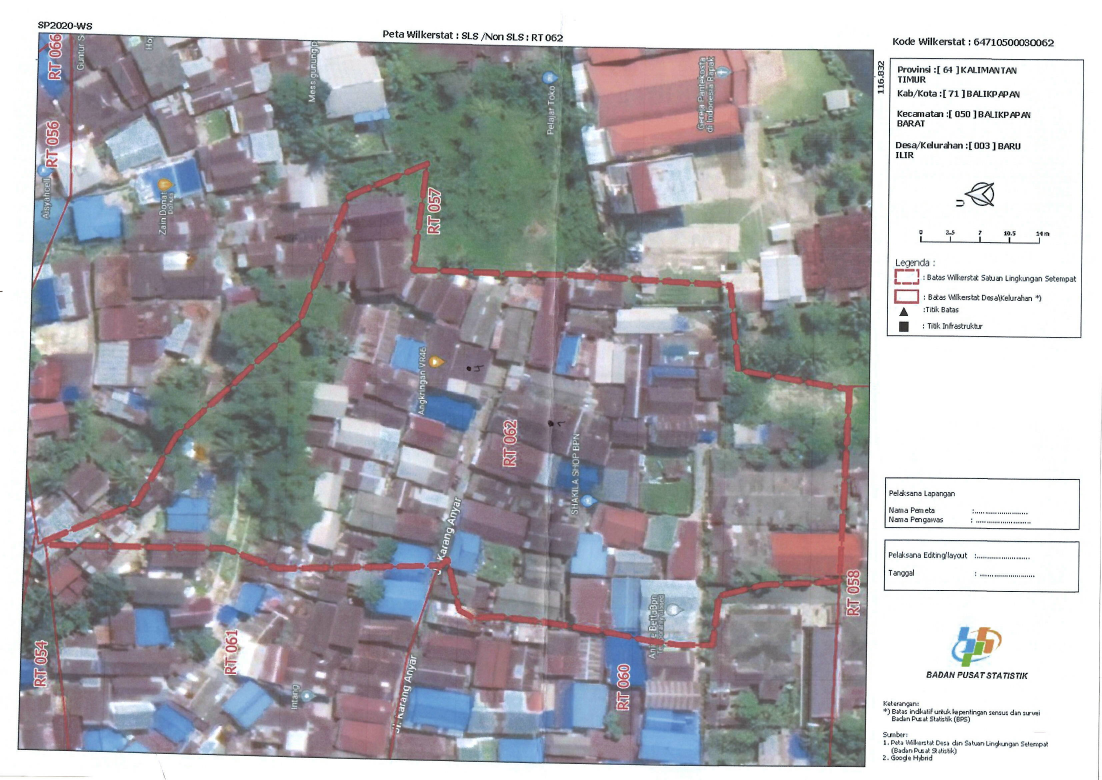
#> input picture uploads/64710500030062-example.JPG, 3306 x 2338 px (shown at 1/3 size)
$ python -i pypy.py   (imports and definitions only)
#> lines starting #> are read from the running program, lines starting #| are printed output that depends on the picture; after the words box and inside, x2 and y2 are one past the last pixel; in counts of white or black regions, pixels touching at a corner belong together
import json
import cv2

def rasterFeaturePoints_tes(tes):
    return tes
def rasterFeaturePoints(filePath,resize=False,view=False):
#> called with filePath = 'uploads/64710500030062-example.JPG', resize = False, view = False
    img = cv2.imread(filePath)
#> img is the input picture: shape (2338, 3306, 3); mean B, G, R 173.8, 169.7, 171
    scale_percent = 20
    if resize:
         # percent of original size
        width = int(img.shape[1] * scale_percent / 100)
        height = int(img.shape[0] * scale_percent / 100)
        dim = (width, height)
        img = cv2.resize(img, dim, interpolation = cv2.INTER_AREA)

    #blur = cv2.pyrMeanShiftFiltering(img, 11, 21)
    gray = cv2.cvtColor(img, cv2.COLOR_BGR2GRAY)
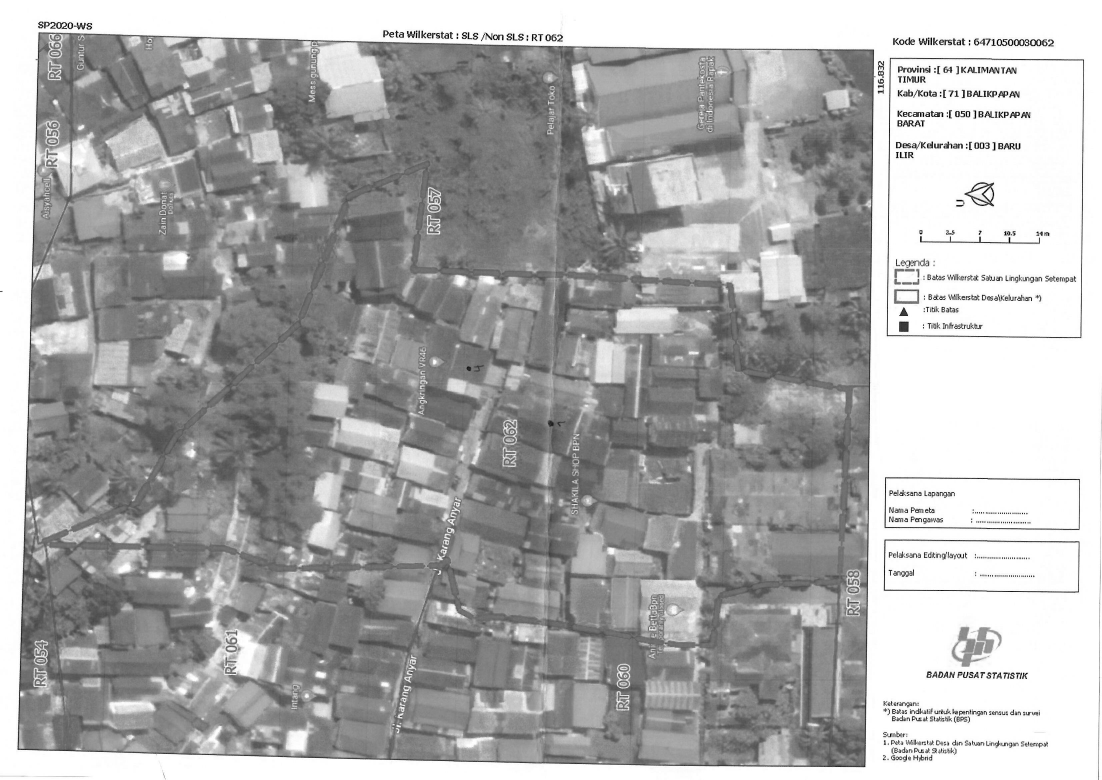
#> gray: shape (2338, 3306) (shown at 1/3 size); min 0, max 255, mean 170.6
    thresh = cv2.threshold(gray, 0, 255, cv2.THRESH_BINARY_INV + cv2.THRESH_OTSU)[1]
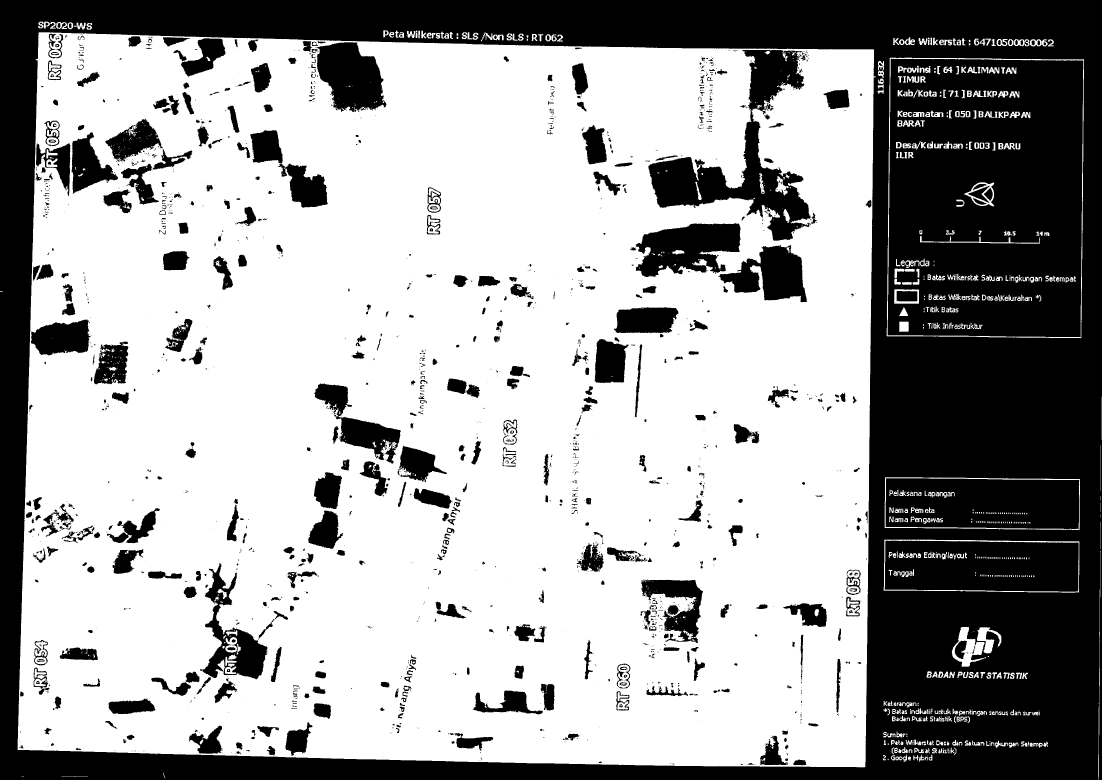
#> thresh: shape (2338, 3306) (shown at 1/3 size); 63.9% white; 2024 black regions (1252 under 20 px)

    cnts = cv2.findContours(thresh, cv2.RETR_EXTERNAL, cv2.CHAIN_APPROX_SIMPLE)
#> cnts = 253 contours, 50 with area under 20; largest, box (x1, y1, x2, y2) and area: (52, 97, 2627, 2302) 5432944, (2660, 173, 3252, 1015) 486032, (2651, 1619, 3239, 1778) 89002, (2654, 1432, 3240, 1590) 88266, (2855, 1881, 2958, 2000) 6052
    cnts = cnts[0] if len(cnts) == 2 else cnts[1]
    container_peri = 0

    for c in cnts:
        peri = cv2.arcLength(c, True)
        approx = cv2.approxPolyDP(c, 0.015 * peri, True)
        if len(approx) == 4:
            if container_peri < peri :
                container_peri = peri
                container_approx = approx
#> this loop made 253 passes
#> (peri, container_peri, container_approx) on passes 9, 23, 41, 119, 176, 181, 189, 235: (4, 4, [[2781, 2267], [2781, 2268], [2782, 2268], [2782, 2267]]), (6, 6, [[2849, 2245], [2849, 2247], [2850, 2247], [2850, 2245]]), (20, 20, [[2969, 2228], [2969, 2237], [2970, 2237], [2970, 2228]]), (22, 22, [[2786, 2132], [2786, 2141], [2788, 2141], [2788, 2132]]), (1492.5, 1492.5, [[2653, 1619], [2651, 1771], [3236, 1776], [3237, 1624]]), (1507.5, 1507.5, [[2655, 1433], [2654, 1583], [3238, 1587], [3238, 1437]]), (2873.2, 2873.2, [[2670, 173], [2660, 1007], [3242, 1014], [3251, 178]]), (9700.2, 9700.2, [[116, 97], [52, 2248], [2595, 2300], [2620, 148]])
#> peri on passes 4, 6, 7, 8, 10, 11: 36.14, 10.24, 50.97, 42.97, 74.14, 62.87
#> after the loop, container_peri = 9700.2
    # [5 lines of commented-out code are left out]
    points = []
    for approx in container_approx.tolist():
        if resize:
            for i,_ in enumerate(approx[0]):
                approx[0][i] = approx[0][i]*100/scale_percent
        points.append(approx[0])
#> this loop made 4 passes
#> after the loop, points = [[116, 97], [52, 2248], [2595, 2300], [2620, 148]]
    list = {'points': points}
#> list = {'points': [[116, 97], [52, 2248], [2595, 2300], [2620, 148]]}
    jsonString = json.dumps(list)
    if view and resize:
        cv2.drawContours(img, container_approx, -1, (0, 0, 255), 5)
        cv2.imshow('image', img)
        #cv2.imshow('thresh', thresh)
        #cv2.imshow('blur', blur)
        cv2.waitKey()


    return jsonString
# print(rasterFeaturePoints("64710100060058.jpg",True,True))
# print(rasterFeaturePoints("64710100060058 - rotateRight.jpg",True,True))

>>> result = rasterFeaturePoints('uploads/64710500030062-example.JPG')
